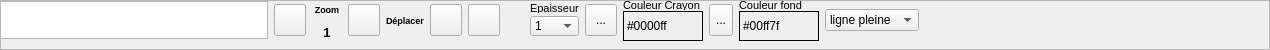
           <widget class="QFrame" name="frame_10">
            <property name="minimumSize">
             <size>
              <width>400</width>
              <height>40</height>
             </size>
            </property>
            <property name="maximumSize">
             <size>
              <width>1677215</width>
              <height>16777215</height>
             </size>
            </property>
            <property name="frameShape">
             <enum>QFrame::StyledPanel</enum>
            </property>
            <property name="frameShadow">
             <enum>QFrame::Raised</enum>
            </property>
            <property name="lineWidth">
             <number>0</number>
            </property>
            <widget class="QWidget" name="layout_Widget">
             <property name="geometry">
              <rect>
               <x>530</x>
               <y>0</y>
               <width>731</width>
               <height>41</height>
              </rect>
             </property>
             <layout class="QHBoxLayout" name="horizontalLayout_paramObjet">
              <item>
               <layout class="QVBoxLayout" name="verticalLayout_3">
                <property name="spacing">
                 <number>0</number>
                </property>
                <item>
                 <widget class="QLabel" name="label_51">
                  <property name="sizePolicy">
                   <sizepolicy hsizetype="Minimum" vsizetype="Minimum">
                    <horstretch>0</horstretch>
                    <verstretch>0</verstretch>
                   </sizepolicy>
                  </property>
                  <property name="minimumSize">
                   <size>
                    <width>20</width>
                    <height>0</height>
                   </size>
                  </property>
                  <property name="maximumSize">
                   <size>
                    <width>60</width>
                    <height>10</height>
                   </size>
                  </property>
                  <property name="sizeIncrement">
                   <size>
                    <width>30</width>
                    <height>0</height>
                   </size>
                  </property>
                  <property name="font">
                   <font>
                    <pointsize>8</pointsize>
                   </font>
                  </property>
                  <property name="text">
                   <string>Epaisseur</string>
                  </property>
                 </widget>
                </item>
                <item>
                 <widget class="QComboBox" name="comboBox_epaisseurLignes_P">
                  <property name="sizePolicy">
                   <sizepolicy hsizetype="Minimum" vsizetype="Minimum">
                    <horstretch>0</horstretch>
                    <verstretch>0</verstretch>
                   </sizepolicy>
                  </property>
                  <property name="minimumSize">
                   <size>
                    <width>20</width>
                    <height>18</height>
                   </size>
                  </property>
                  <property name="maximumSize">
                   <size>
                    <width>60</width>
                    <height>20</height>
                   </size>
                  </property>
                  <property name="sizeIncrement">
                   <size>
                    <width>30</width>
                    <height>0</height>
                   </size>
                  </property>
                  <property name="toolTip">
                   <string>Définir l'épaisseur de la ligne</string>
                  </property>
                  <item>
                   <property name="text">
                    <string>1</string>
                   </property>
                  </item>
                  <item>
                   <property name="text">
                    <string>2</string>
                   </property>
                  </item>
                  <item>
                   <property name="text">
                    <string>3</string>
                   </property>
                  </item>
                  <item>
                   <property name="text">
                    <string>4</string>
                   </property>
                  </item>
                  <item>
                   <property name="text">
                    <string>5</string>
                   </property>
                  </item>
                  <item>
                   <property name="text">
                    <string>6</string>
                   </property>
                  </item>
                  <item>
                   <property name="text">
                    <string>7</string>
                   </property>
                  </item>
                  <item>
                   <property name="text">
                    <string>8</string>
                   </property>
                  </item>
                  <item>
                   <property name="text">
                    <string>9</string>
                   </property>
                  </item>
                  <item>
                   <property name="text">
                    <string>10</string>
                   </property>
                  </item>
                 </widget>
                </item>
               </layout>
              </item>
              <item>
               <widget class="QToolButton" name="toolButton_CouleurCrayon">
                <property name="minimumSize">
                 <size>
                  <width>32</width>
                  <height>32</height>
                 </size>
                </property>
                <property name="maximumSize">
                 <size>
                  <width>32</width>
                  <height>32</height>
                 </size>
                </property>
                <property name="toolTip">
                 <string>Choisir la couleur des lignes et caractères</string>
                </property>
                <property name="text">
                 <string>...</string>
                </property>
                <property name="icon">
                 <iconset resource="openjardin.qrc">
                  <normaloff>:/images/textcolor.png</normaloff>:/images/textcolor.png</iconset>
                </property>
                <property name="iconSize">
                 <size>
                  <width>32</width>
                  <height>32</height>
                 </size>
                </property>
               </widget>
              </item>
              <item>
               <layout class="QVBoxLayout" name="verticalLayout_15">
                <property name="spacing">
                 <number>1</number>
                </property>
                <item>
                 <widget class="QLabel" name="label_49">
                  <property name="maximumSize">
                   <size>
                    <width>16777215</width>
                    <height>10</height>
                   </size>
                  </property>
                  <property name="font">
                   <font>
                    <pointsize>8</pointsize>
                   </font>
                  </property>
                  <property name="text">
                   <string>Couleur Crayon</string>
                  </property>
                 </widget>
                </item>
                <item>
                 <widget class="QLabel" name="label_couleurPolyline_Pen">
                  <property name="minimumSize">
                   <size>
                    <width>80</width>
                    <height>0</height>
                   </size>
                  </property>
                  <property name="maximumSize">
                   <size>
                    <width>80</width>
                    <height>16777215</height>
                   </size>
                  </property>
                  <property name="toolTip">
                   <string>Couleur du trait de la parcelle ou ligne</string>
                  </property>
                  <property name="frameShape">
                   <enum>QFrame::Panel</enum>
                  </property>
                  <property name="text">
                   <string>#0000ff</string>
                  </property>
                 </widget>
                </item>
               </layout>
              </item>
              <item>
               <widget class="QToolButton" name="toolButton_CouleurFond">
                <property name="maximumSize">
                 <size>
                  <width>32</width>
                  <height>32</height>
                 </size>
                </property>
                <property name="toolTip">
                 <string>Choisir la couleur de la parcelle</string>
                </property>
                <property name="text">
                 <string>...</string>
                </property>
                <property name="icon">
                 <iconset resource="openjardin.qrc">
                  <normaloff>:/images/colorpalette.png</normaloff>:/images/colorpalette.png</iconset>
                </property>
                <property name="iconSize">
                 <size>
                  <width>32</width>
                  <height>32</height>
                 </size>
                </property>
               </widget>
              </item>
              <item>
               <layout class="QVBoxLayout" name="verticalLayout_16">
                <property name="spacing">
                 <number>1</number>
                </property>
                <item>
                 <widget class="QLabel" name="label_50">
                  <property name="maximumSize">
                   <size>
                    <width>16777215</width>
                    <height>10</height>
                   </size>
                  </property>
                  <property name="font">
                   <font>
                    <pointsize>8</pointsize>
                   </font>
                  </property>
                  <property name="text">
                   <string>Couleur fond</string>
                  </property>
                 </widget>
                </item>
                <item>
                 <widget class="QLabel" name="label_couleurPolyline_P_background">
                  <property name="minimumSize">
                   <size>
                    <width>80</width>
                    <height>0</height>
                   </size>
                  </property>
                  <property name="maximumSize">
                   <size>
                    <width>80</width>
                    <height>16777215</height>
                   </size>
                  </property>
                  <property name="toolTip">
                   <string>Couleur du fond de la parcelle</string>
                  </property>
                  <property name="frameShape">
                   <enum>QFrame::Panel</enum>
                  </property>
                  <property name="text">
                   <string>#00ff7f</string>
                  </property>
                 </widget>
                </item>
               </layout>
              </item>
              <item>
               <widget class="QComboBox" name="comboBox_typeLigne_P">
                <property name="toolTip">
                 <string>Définir le type de ligne</string>
                </property>
                <item>
                 <property name="text">
                  <string>ligne pleine</string>
                 </property>
                </item>
                <item>
                 <property name="text">
                  <string>tirets longs</string>
                 </property>
                </item>
                <item>
                 <property name="text">
                  <string>tirets courts</string>
                 </property>
                </item>
                <item>
                 <property name="text">
                  <string>axe</string>
                 </property>
                </item>
               </widget>
              </item>
              <item>
               <spacer name="horizontalSpacer">
                <property name="orientation">
                 <enum>Qt::Horizontal</enum>
                </property>
                <property name="sizeHint" stdset="0">
                 <size>
                  <width>40</width>
                  <height>20</height>
                 </size>
                </property>
               </spacer>
              </item>
             </layout>
            </widget>
            <widget class="QWidget" name="layoutWidget">
             <property name="geometry">
              <rect>
               <x>0</x>
               <y>0</y>
               <width>500</width>
               <height>41</height>
              </rect>
             </property>
             <layout class="QHBoxLayout" name="horizontalLayout_4">
              <item>
               <widget class="QTextEdit" name="textEdit_plan_commentaires">
                <property name="minimumSize">
                 <size>
                  <width>250</width>
                  <height>25</height>
                 </size>
                </property>
                <property name="maximumSize">
                 <size>
                  <width>300</width>
                  <height>38</height>
                 </size>
                </property>
                <property name="toolTip">
                 <string>Observations sur la parcelle sélectionnée</string>
                </property>
                <property name="frameShape">
                 <enum>QFrame::StyledPanel</enum>
                </property>
               </widget>
              </item>
              <item>
               <widget class="QPushButton" name="pushButton_zoomIn">
                <property name="minimumSize">
                 <size>
                  <width>32</width>
                  <height>32</height>
                 </size>
                </property>
                <property name="maximumSize">
                 <size>
                  <width>32</width>
                  <height>32</height>
                 </size>
                </property>
                <property name="font">
                 <font>
                  <pointsize>16</pointsize>
                 </font>
                </property>
                <property name="toolTip">
                 <string>Zoom +</string>
                </property>
                <property name="text">
                 <string/>
                </property>
                <property name="icon">
                 <iconset resource="openjardin.qrc">
                  <normaloff>:/images/zoomin.png</normaloff>:/images/zoomin.png</iconset>
                </property>
                <property name="iconSize">
                 <size>
                  <width>28</width>
                  <height>28</height>
                 </size>
                </property>
               </widget>
              </item>
              <item>
               <layout class="QVBoxLayout" name="verticalLayout_25">
                <item>
                 <widget class="QLabel" name="label_53">
                  <property name="font">
                   <font>
                    <pointsize>7</pointsize>
                    <weight>75</weight>
                    <bold>true</bold>
                   </font>
                  </property>
                  <property name="text">
                   <string>Zoom</string>
                  </property>
                  <property name="alignment">
                   <set>Qt::AlignCenter</set>
                  </property>
                 </widget>
                </item>
                <item>
                 <widget class="QLabel" name="label_zoom">
                  <property name="minimumSize">
                   <size>
                    <width>30</width>
                    <height>0</height>
                   </size>
                  </property>
                  <property name="font">
                   <font>
                    <pointsize>10</pointsize>
                    <weight>75</weight>
                    <bold>true</bold>
                   </font>
                  </property>
                  <property name="toolTip">
                   <string>Ratio du zoom</string>
                  </property>
                  <property name="text">
                   <string>1</string>
                  </property>
                  <property name="alignment">
                   <set>Qt::AlignCenter</set>
                  </property>
                 </widget>
                </item>
               </layout>
              </item>
              <item>
               <widget class="QPushButton" name="pushButton_ZoomOut">
                <property name="minimumSize">
                 <size>
                  <width>32</width>
                  <height>32</height>
                 </size>
                </property>
                <property name="maximumSize">
                 <size>
                  <width>32</width>
                  <height>32</height>
                 </size>
                </property>
                <property name="font">
                 <font>
                  <pointsize>16</pointsize>
                 </font>
                </property>
                <property name="toolTip">
                 <string>Zoom -</string>
                </property>
                <property name="text">
                 <string/>
                </property>
                <property name="icon">
                 <iconset resource="openjardin.qrc">
                  <normaloff>:/images/zoomout.png</normaloff>:/images/zoomout.png</iconset>
                </property>
                <property name="iconSize">
                 <size>
                  <width>28</width>
                  <height>28</height>
                 </size>
                </property>
               </widget>
              </item>
              <item>
               <widget class="QLabel" name="label_54">
                <property name="font">
                 <font>
                  <pointsize>7</pointsize>
                  <weight>75</weight>
                  <bold>true</bold>
                 </font>
                </property>
                <property name="text">
                 <string>Déplacer</string>
                </property>
               </widget>
              </item>
              <item>
               <widget class="QPushButton" name="pushButton_fleche">
                <property name="minimumSize">
                 <size>
                  <width>32</width>
                  <height>32</height>
                 </size>
                </property>
                <property name="maximumSize">
                 <size>
                  <width>32</width>
                  <height>32</height>
                 </size>
                </property>
                <property name="toolTip">
                 <string>Ne pas déplacer le plan avec la souris</string>
                </property>
                <property name="text">
                 <string/>
                </property>
                <property name="icon">
                 <iconset resource="openjardin.qrc">
                  <normaloff>:/images/icones/fleche.png</normaloff>:/images/icones/fleche.png</iconset>
                </property>
                <property name="iconSize">
                 <size>
                  <width>28</width>
                  <height>28</height>
                 </size>
                </property>
               </widget>
              </item>
              <item>
               <widget class="QPushButton" name="pushButton_Deplace">
                <property name="minimumSize">
                 <size>
                  <width>32</width>
                  <height>32</height>
                 </size>
                </property>
                <property name="maximumSize">
                 <size>
                  <width>32</width>
                  <height>32</height>
                 </size>
                </property>
                <property name="toolTip">
                 <string>Déplacer le plan avec la souris</string>
                </property>
                <property name="text">
                 <string/>
                </property>
                <property name="icon">
                 <iconset resource="openjardin.qrc">
                  <normaloff>:/images/icones/deplace.png</normaloff>:/images/icones/deplace.png</iconset>
                </property>
                <property name="iconSize">
                 <size>
                  <width>28</width>
                  <height>28</height>
                 </size>
                </property>
               </widget>
              </item>
             </layout>
            </widget>
           </widget>
